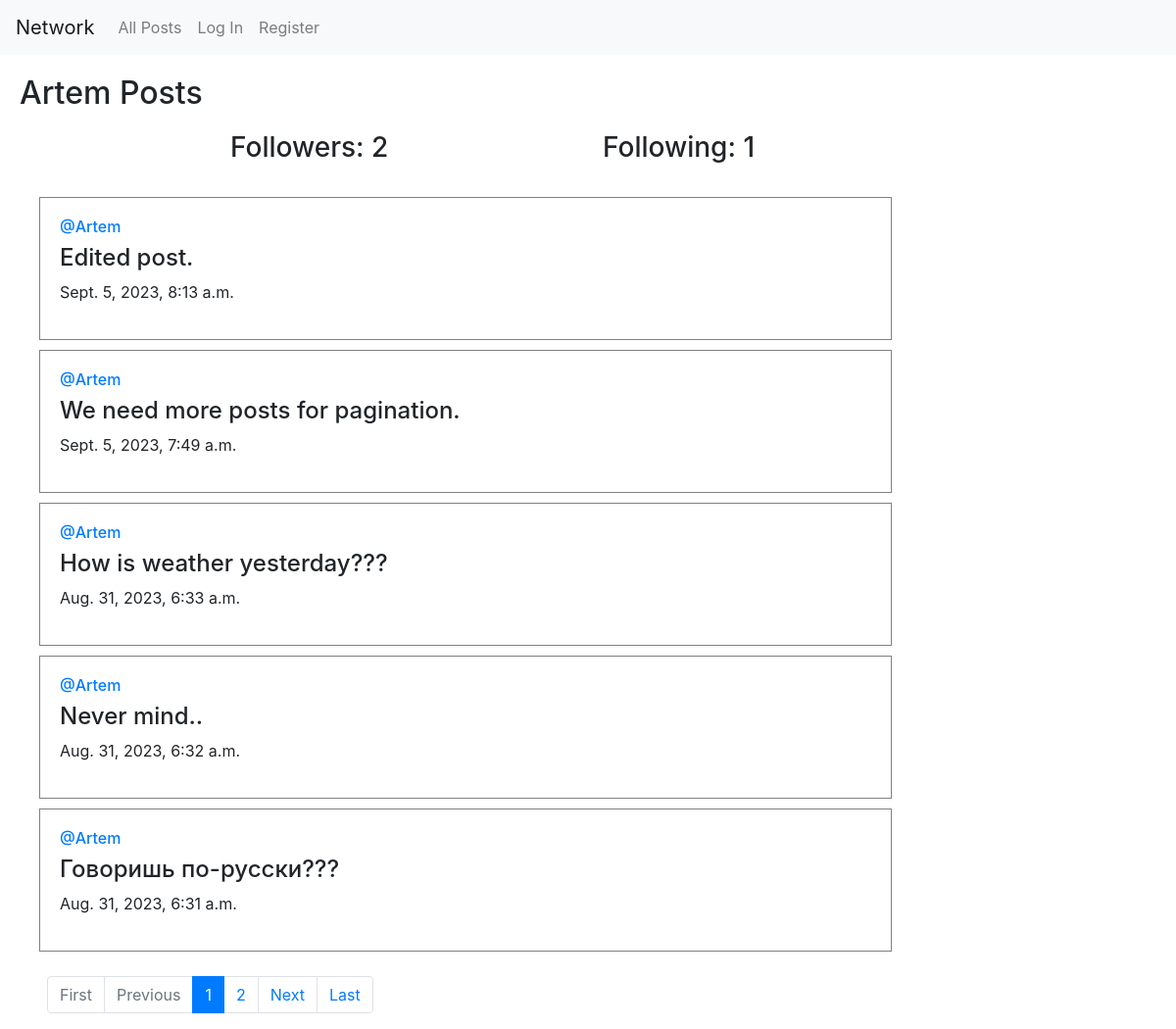
The app's page /profile/1 with its own data.
### network/models.py (models this page shows, shortened)
class User(AbstractUser):
    pass

class Post(models.Model):
    content = models.TextField(max_length=200)
    user = models.ForeignKey(User, on_delete=models.CASCADE, related_name='author')
    date = models.DateTimeField(auto_now_add=True)
    likes = models.ManyToManyField(User, related_name='post_likes', blank=True)

### network/views.py (the view)
# urls.py: path("profile/<int:user_id>", views.profile, name="profile"),
def profile(request, user_id):
    user = User.objects.get(pk=user_id)
    allPosts = Post.objects.filter(user=user).order_by("id").reverse()
    following = Follow.objects.filter(user=user)
    followers = Follow.objects.filter(user_follower=user)
    try:
        checkFollow = followers.filter(user=User.objects.get(pk=request.user.id))
        if len(checkFollow) != 0:
            isFollowing = True
        else:
            isFollowing = False
    except:
        isFollowing = False
    paginator = Paginator(allPosts, posts_per_page)
    page_number = request.GET.get('page')
    page_posts = paginator.get_page(page_number)
    return render(request, "network/profile.html", {
        "allPosts": allPosts,
        "page_posts": page_posts,
        "username": user.username,
        "following": following,
        "followers": followers,
        "my_profile": user,
        "isFollowing": isFollowing
    })

### network/templates/network/profile.html (shortened to what this page needs)
{% extends "network/layout.html" %}
{% load static %}
{% block body %}
    <head>
    </head>
    <h2>{{ username }} Posts</h2>
    <div class="container">
        <div class="row d-flex justify-content-center">
            <h3 class="col-4">Followers: {{ followers.count }}</h3>
            <h3 class="col-4">Following: {{ following.count }}</h3>
        </div>
    </div>
    <div class="all-posts">
        {% for post in page_posts %}
            <div class="my-post">
                <h6 class="username" ><a href="{% url 'profile' user_id=post.user.id %}">@{{ post.user }}</a>
                </h6>
                <h4 class="my-content" id="content{{ post.id }}">{{ post.content }}</h4>
                <p class="date">{{ post.date }}</p>
            </div>
        {% endfor %}
    </div>
    <nav aria-label="Page navigation example">
      <ul class="pagination mx-5">
        {% if page_posts.has_previous %}
            <li class="page-item"><a class="page-link" href="?page=1">First</a></li>
            <li class="page-item"><a class="page-link" href="?page={{ page_posts.previous_page_number }}">Previous</a></li>
        {% else %}
            <li class="page-item disabled"><a class="page-link">First</a></li>
            <li class="page-item disabled"><a class="page-link">Previous</a></li>
        {% endif %}
        {% for pg in page_posts.paginator.page_range %}
        {% if pg == page_posts.number %}
        <li class="page-item active" aria-current="page">
            <span class="page-link" id="pg_num">
            {{ pg }}
            </span>
        </li>
        {% elif pg < page_posts.number|add:3 and pg > page_posts.number|add:-3 %}
        <li class="page-item">
            <a class="page-link pagination-green-inactive" href="{{GET_params.urlencode}}?page={{ pg }}">{{ pg }}</a>
        </li>
        {% endif %}
        {% endfor %}
        {% if page_posts.has_next %}
            <li class="page-item"><a class="page-link" href="?page={{ page_posts.next_page_number }}">Next</a></li>
            <li class="page-item"><a class="page-link" href="?page={{ page_posts.paginator.num_pages }}">Last</a></li>
        {% else %}
            <li class="page-item disabled"><a class="page-link">Next</a></li>
            <li class="page-item disabled"><a class="page-link">Last</a></li>
        {% endif %}
{% endblock %}

### network/static/network/styles.css (style rules this page uses)
h2 { margin: 20px; }
.all-posts { display: flex; flex-direction: column; justify-content: flex-start; margin: 20px; }
.my-post { border: grey solid 1px; padding: 20px; margin: 5px 20px; width: 75%; }

### records on screen
User: username "Artem"
Post: user "Artem", content "Edited post.", date "Sept. 5, 2023, 8:13 a.m."
Post: user "Artem", content "We need more posts for pagination.", date "Sept. 5, 2023, 7:49 a.m."
Post: user "Artem", content "How is weather yesterday???", date "Aug. 31, 2023, 6:33 a.m."
Post: user "Artem", content "Never mind..", date "Aug. 31, 2023, 6:32 a.m."
Post: user "Artem", content "Говоришь по-русски???", date "Aug. 31, 2023, 6:31 a.m."

### other values on screen
{{ followers.count }} "2"
{{ following.count }} "1"
{{ pg }} "1"
{{ pg }} "2"
